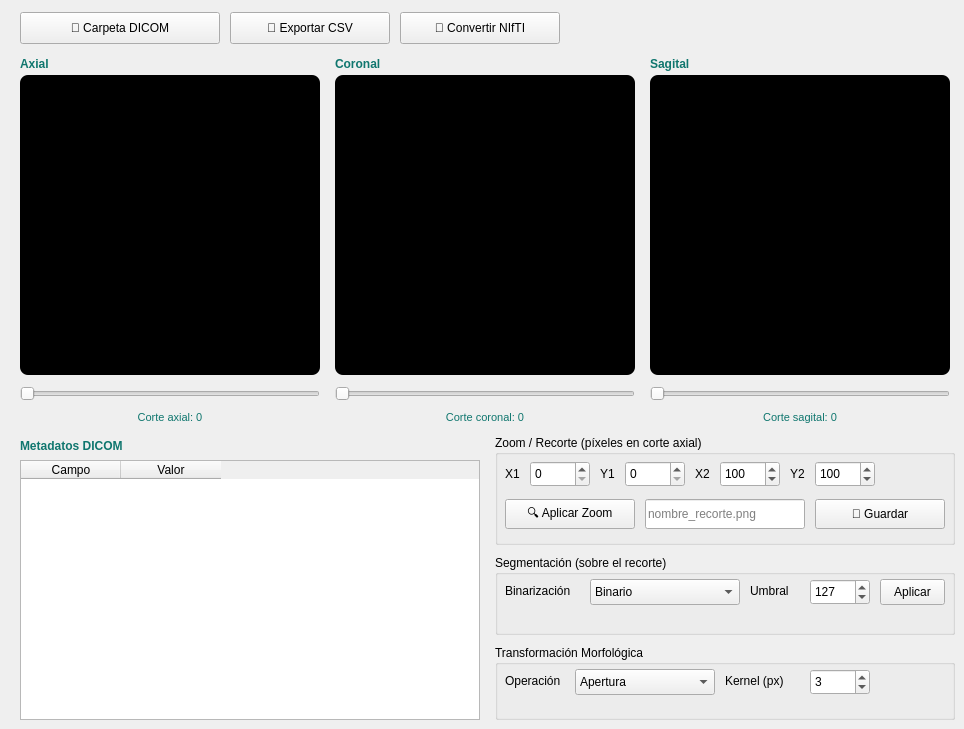
    <widget class="QWidget" name="pageDicom">

     <!-- Barra superior de botones -->
     <widget class="QPushButton" name="btnCargarDicom">
      <property name="geometry"><rect><x>20</x><y>12</y><width>200</width><height>32</height></rect></property>
      <property name="cursor"><cursorShape>PointingHandCursor</cursorShape></property>
      <property name="text"><string>📂 Carpeta DICOM</string></property>
     </widget>
     <widget class="QPushButton" name="btnExportarCSV">
      <property name="geometry"><rect><x>230</x><y>12</y><width>160</width><height>32</height></rect></property>
      <property name="cursor"><cursorShape>PointingHandCursor</cursorShape></property>
      <property name="text"><string>💾 Exportar CSV</string></property>
     </widget>
     <widget class="QPushButton" name="btnNifti">
      <property name="geometry"><rect><x>400</x><y>12</y><width>160</width><height>32</height></rect></property>
      <property name="cursor"><cursorShape>PointingHandCursor</cursorShape></property>
      <property name="text"><string>🔄 Convertir NIfTI</string></property>
     </widget>

     <!-- Área de visualización de los 3 cortes -->
     <!-- Axial -->
     <widget class="QLabel" name="labelPlanoAxial">
      <property name="geometry"><rect><x>20</x><y>55</y><width>80</width><height>18</height></rect></property>
      <property name="styleSheet"><string>color:#0F766E; font-weight:bold;</string></property>
      <property name="text"><string>Axial</string></property>
     </widget>
     <widget class="QLabel" name="lblCorteAxial">
      <property name="geometry"><rect><x>20</x><y>75</y><width>300</width><height>300</height></rect></property>
      <property name="styleSheet"><string>background-color:#000000; border-radius:8px; color:#555555;</string></property>
      <property name="text"><string/></property>
      <property name="alignment"><set>Qt::AlignCenter</set></property>
     </widget>
     <widget class="QSlider" name="sliderAxial">
      <property name="geometry"><rect><x>20</x><y>380</y><width>300</width><height>28</height></rect></property>
      <property name="orientation"><enum>Qt::Horizontal</enum></property>
     </widget>
     <widget class="QLabel" name="labelSliderAxialVal">
      <property name="geometry"><rect><x>20</x><y>408</y><width>300</width><height>18</height></rect></property>
      <property name="styleSheet"><string>color:#0F766E; font-size:11px;</string></property>
      <property name="text"><string>Corte axial: 0</string></property>
      <property name="alignment"><set>Qt::AlignCenter</set></property>
     </widget>

     <!-- Coronal -->
     <widget class="QLabel" name="labelPlanoCoronal">
      <property name="geometry"><rect><x>335</x><y>55</y><width>80</width><height>18</height></rect></property>
      <property name="styleSheet"><string>color:#0F766E; font-weight:bold;</string></property>
      <property name="text"><string>Coronal</string></property>
     </widget>
     <widget class="QLabel" name="lblCorteCoronal">
      <property name="geometry"><rect><x>335</x><y>75</y><width>300</width><height>300</height></rect></property>
      <property name="styleSheet"><string>background-color:#000000; border-radius:8px; color:#555555;</string></property>
      <property name="text"><string/></property>
      <property name="alignment"><set>Qt::AlignCenter</set></property>
     </widget>
     <widget class="QSlider" name="sliderCoronal">
      <property name="geometry"><rect><x>335</x><y>380</y><width>300</width><height>28</height></rect></property>
      <property name="orientation"><enum>Qt::Horizontal</enum></property>
     </widget>
     <widget class="QLabel" name="labelSliderCoronalVal">
      <property name="geometry"><rect><x>335</x><y>408</y><width>300</width><height>18</height></rect></property>
      <property name="styleSheet"><string>color:#0F766E; font-size:11px;</string></property>
      <property name="text"><string>Corte coronal: 0</string></property>
      <property name="alignment"><set>Qt::AlignCenter</set></property>
     </widget>

     <!-- Sagital -->
     <widget class="QLabel" name="labelPlanoSagital">
      <property name="geometry"><rect><x>650</x><y>55</y><width>80</width><height>18</height></rect></property>
      <property name="styleSheet"><string>color:#0F766E; font-weight:bold;</string></property>
      <property name="text"><string>Sagital</string></property>
     </widget>
     <widget class="QLabel" name="lblCorteSagital">
      <property name="geometry"><rect><x>650</x><y>75</y><width>300</width><height>300</height></rect></property>
      <property name="styleSheet"><string>background-color:#000000; border-radius:8px; color:#555555;</string></property>
      <property name="text"><string/></property>
      <property name="alignment"><set>Qt::AlignCenter</set></property>
     </widget>
     <widget class="QSlider" name="sliderSagital">
      <property name="geometry"><rect><x>650</x><y>380</y><width>300</width><height>28</height></rect></property>
      <property name="orientation"><enum>Qt::Horizontal</enum></property>
     </widget>
     <widget class="QLabel" name="labelSliderSagitalVal">
      <property name="geometry"><rect><x>650</x><y>408</y><width>300</width><height>18</height></rect></property>
      <property name="styleSheet"><string>color:#0F766E; font-size:11px;</string></property>
      <property name="text"><string>Corte sagital: 0</string></property>
      <property name="alignment"><set>Qt::AlignCenter</set></property>
     </widget>

     <!-- Panel inferior: Metadatos -->
     <widget class="QLabel" name="labelMetaTitulo">
      <property name="geometry"><rect><x>20</x><y>435</y><width>300</width><height>22</height></rect></property>
      <property name="styleSheet"><string>color:#0F766E; font-weight:bold; font-size:12px;</string></property>
      <property name="text"><string>Metadatos DICOM</string></property>
     </widget>
     <widget class="QTableWidget" name="tablaMetadatos">
      <property name="geometry"><rect><x>20</x><y>460</y><width>460</width><height>260</height></rect></property>
      <property name="editTriggers"><set>QAbstractItemView::NoEditTriggers</set></property>
      <column><property name="text"><string>Campo</string></property></column>
      <column><property name="text"><string>Valor</string></property></column>
     </widget>

     <!-- Panel inferior derecho: Zoom / Segmentación / Morfología -->
     <widget class="QGroupBox" name="groupZoom">
      <property name="geometry"><rect><x>495</x><y>435</y><width>460</width><height>110</height></rect></property>
      <property name="title"><string>Zoom / Recorte (píxeles en corte axial)</string></property>
      <widget class="QLabel" name="labelX1">
       <property name="geometry"><rect><x>10</x><y>28</y><width>25</width><height>22</height></rect></property>
       <property name="text"><string>X1</string></property>
      </widget>
      <widget class="QSpinBox" name="spinX1">
       <property name="geometry"><rect><x>35</x><y>26</y><width>60</width><height>26</height></rect></property>
       <property name="maximum"><number>9999</number></property>
      </widget>
      <widget class="QLabel" name="labelY1">
       <property name="geometry"><rect><x>105</x><y>28</y><width>25</width><height>22</height></rect></property>
       <property name="text"><string>Y1</string></property>
      </widget>
      <widget class="QSpinBox" name="spinY1">
       <property name="geometry"><rect><x>130</x><y>26</y><width>60</width><height>26</height></rect></property>
       <property name="maximum"><number>9999</number></property>
      </widget>
      <widget class="QLabel" name="labelX2">
       <property name="geometry"><rect><x>200</x><y>28</y><width>25</width><height>22</height></rect></property>
       <property name="text"><string>X2</string></property>
      </widget>
      <widget class="QSpinBox" name="spinX2">
       <property name="geometry"><rect><x>225</x><y>26</y><width>60</width><height>26</height></rect></property>
       <property name="maximum"><number>9999</number></property>
       <property name="value"><number>100</number></property>
      </widget>
      <widget class="QLabel" name="labelY2">
       <property name="geometry"><rect><x>295</x><y>28</y><width>25</width><height>22</height></rect></property>
       <property name="text"><string>Y2</string></property>
      </widget>
      <widget class="QSpinBox" name="spinY2">
       <property name="geometry"><rect><x>320</x><y>26</y><width>60</width><height>26</height></rect></property>
       <property name="maximum"><number>9999</number></property>
       <property name="value"><number>100</number></property>
      </widget>
      <widget class="QPushButton" name="btnAplicarZoom">
       <property name="geometry"><rect><x>10</x><y>64</y><width>130</width><height>30</height></rect></property>
       <property name="cursor"><cursorShape>PointingHandCursor</cursorShape></property>
       <property name="text"><string>🔍 Aplicar Zoom</string></property>
      </widget>
      <widget class="QLineEdit" name="lineEditNombreRecorte">
       <property name="geometry"><rect><x>150</x><y>64</y><width>160</width><height>30</height></rect></property>
       <property name="placeholderText"><string>nombre_recorte.png</string></property>
      </widget>
      <widget class="QPushButton" name="btnGuardarRecorte">
       <property name="geometry"><rect><x>320</x><y>64</y><width>130</width><height>30</height></rect></property>
       <property name="cursor"><cursorShape>PointingHandCursor</cursorShape></property>
       <property name="text"><string>💾 Guardar</string></property>
      </widget>
     </widget>

     <widget class="QGroupBox" name="groupSegmentacion">
      <property name="geometry"><rect><x>495</x><y>555</y><width>460</width><height>80</height></rect></property>
      <property name="title"><string>Segmentación (sobre el recorte)</string></property>
      <widget class="QLabel" name="labelTipoUmbral">
       <property name="geometry"><rect><x>10</x><y>26</y><width>80</width><height>20</height></rect></property>
       <property name="text"><string>Binarización</string></property>
      </widget>
      <widget class="QComboBox" name="comboTipoUmbral">
       <property name="geometry"><rect><x>95</x><y>24</y><width>150</width><height>26</height></rect></property>
       <item><property name="text"><string>Binario</string></property></item>
       <item><property name="text"><string>Binario Invertido</string></property></item>
       <item><property name="text"><string>Truncado</string></property></item>
       <item><property name="text"><string>ToZero</string></property></item>
       <item><property name="text"><string>ToZero Invertido</string></property></item>
      </widget>
      <widget class="QLabel" name="labelValorUmbral">
       <property name="geometry"><rect><x>255</x><y>26</y><width>55</width><height>20</height></rect></property>
       <property name="text"><string>Umbral</string></property>
      </widget>
      <widget class="QSpinBox" name="spinValorUmbral">
       <property name="geometry"><rect><x>315</x><y>24</y><width>60</width><height>26</height></rect></property>
       <property name="maximum"><number>255</number></property>
       <property name="value"><number>127</number></property>
      </widget>
      <widget class="QPushButton" name="btnSegmentar">
       <property name="geometry"><rect><x>385</x><y>24</y><width>65</width><height>26</height></rect></property>
       <property name="cursor"><cursorShape>PointingHandCursor</cursorShape></property>
       <property name="text"><string>Aplicar</string></property>
      </widget>
     </widget>

     <widget class="QGroupBox" name="groupMorfologia">
      <property name="geometry"><rect><x>495</x><y>645</y><width>460</width><height>75</height></rect></property>
      <property name="title"><string>Transformación Morfológica</string></property>
      <widget class="QLabel" name="labelTipoMorf">
       <property name="geometry"><rect><x>10</x><y>26</y><width>65</width><height>20</height></rect></property>
       <property name="text"><string>Operación</string></property>
      </widget>
      <widget class="QComboBox" name="comboTipoMorfologia">
       <property name="geometry"><rect><x>80</x><y>24</y><width>140</width><height>26</height></rect></property>
       <item><property name="text"><string>Apertura</string></property></item>
       <item><property name="text"><string>Cierre</string></property></item>
       <item><property name="text"><string>Erosión</string></property></item>
       <item><property name="text"><string>Dilatación</string></property></item>
       <item><property name="text"><string>Gradiente</string></property></item>
      </widget>
      <widget class="QLabel" name="labelKernel">
       <property name="geometry"><rect><x>230</x><y>26</y><width>80</width><height>20</height></rect></property>
       <property name="text"><string>Kernel (px)</string></property>
      </widget>
      <widget class="QSpinBox" name="spinKernel">
       <property name="geometry"><rect><x>315</x><y>24</y><width>60</width><height>26</height></rect></property>
       <property name="minimum"><number>1</number></property>
       <property name="maximum"><number>51</number></property>
       <property name="singleStep"><number>2</number></property>
       <property name="value"><number>3</number></property>
      </widget>
     </widget>

    </widget>
